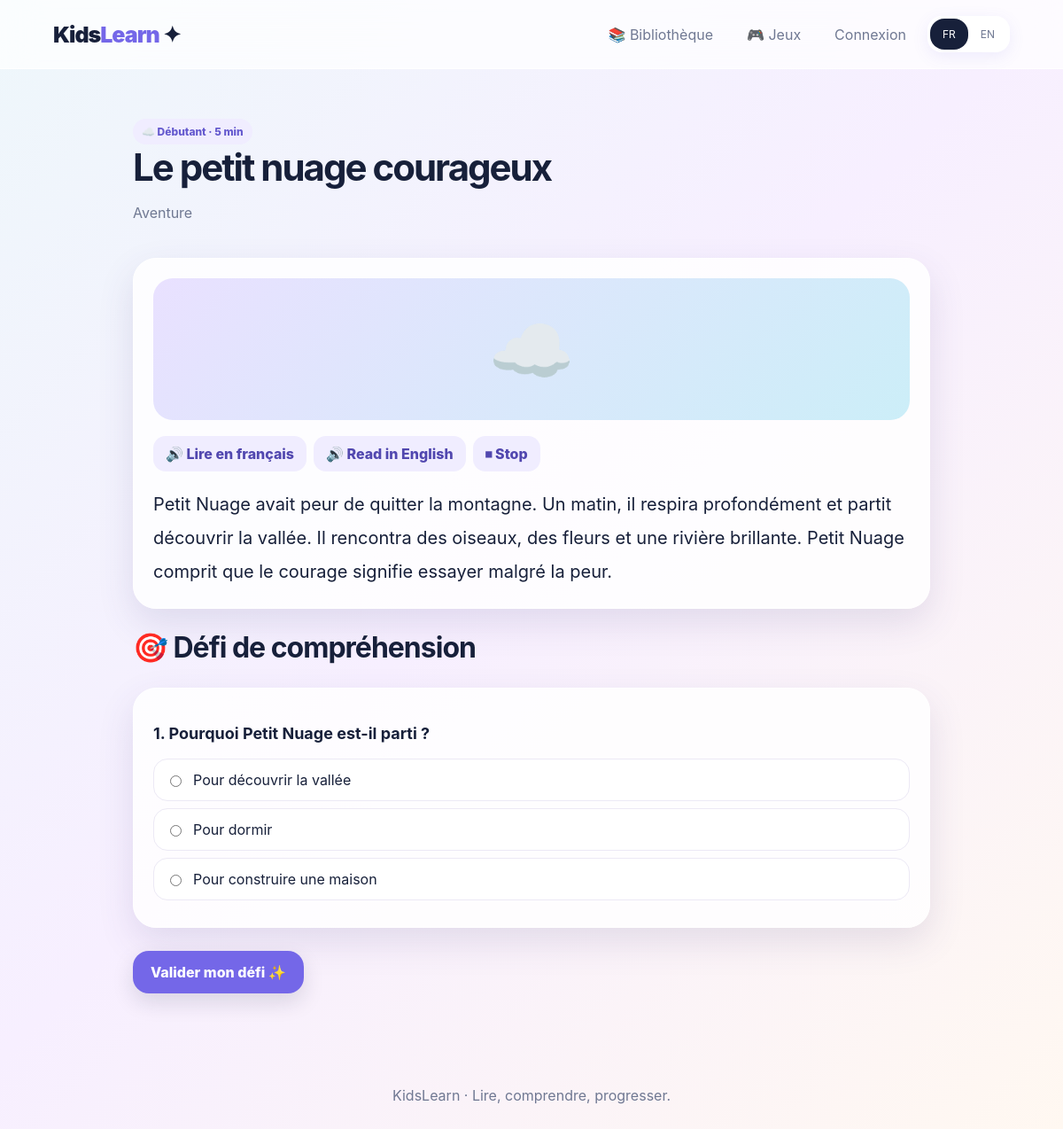
The page /story/1 on the database its author committed.
### tables this page shows
CREATE TABLE stories(
      id INTEGER PRIMARY KEY AUTOINCREMENT,title_fr TEXT NOT NULL,title_en TEXT NOT NULL,
      level TEXT NOT NULL,category TEXT NOT NULL,minutes INTEGER NOT NULL,emoji TEXT NOT NULL,
      text_fr TEXT NOT NULL,text_en TEXT NOT NULL
    );

CREATE TABLE questions(
      id INTEGER PRIMARY KEY AUTOINCREMENT,story_id INTEGER NOT NULL,prompt_fr TEXT NOT NULL,prompt_en TEXT NOT NULL,
      option_a_fr TEXT NOT NULL,option_a_en TEXT NOT NULL,option_b_fr TEXT NOT NULL,option_b_en TEXT NOT NULL,
      option_c_fr TEXT NOT NULL,option_c_en TEXT NOT NULL,answer TEXT NOT NULL,skill TEXT NOT NULL,
      FOREIGN KEY(story_id) REFERENCES stories(id)
    );

### app.py (the view)
@app.get("/story/<int:story_id>")
def story(story_id):
    item=get_story(story_id)
    if not item: return redirect(url_for("library"))
    return render_template("story.html",story=item,questions=get_questions(story_id))

### app.py (called while the page is built)
@app.context_processor
def globals():
    return {"current_lang":session.get("lang","fr"),"langs":LANGS,"user":session.get("user")}

### database.py (called while the page is built)
def get_db():
    conn = sqlite3.connect(DB_PATH)
    conn.row_factory = sqlite3.Row
    return conn

def get_story(story_id):
    conn=get_db(); row=conn.execute("SELECT * FROM stories WHERE id=?",(story_id,)).fetchone(); conn.close()
    return dict(row) if row else None

def get_questions(story_id):
    conn=get_db(); rows=conn.execute("SELECT * FROM questions WHERE story_id=?",(story_id,)).fetchall(); conn.close()
    return [dict(r) for r in rows]

### templates/story.html (shortened to what this page needs)
{% extends "base.html" %}
{% block content %}
<div class="story-page">
<div class="page-head"><span class="tag">{{ story.emoji }} {{ story.level }} · {{ story.minutes }} min</span><h1>{{ story.title_fr if current_lang=="fr" else story.title_en }}</h1><p class="muted">{{ story.category }}</p></div>
<div class="card">
<div class="story-cover">{{ story.emoji }}</div>
<div class="speech-controls">
<button class="small-btn" data-speak="{{ story.text_fr }}" data-lang="fr">🔊 Lire en français</button>
<button class="small-btn" data-speak="{{ story.text_en }}" data-lang="en">🔊 Read in English</button>
<button class="small-btn" onclick="speechSynthesis.cancel()">⏹ Stop</button>
</div>
<div class="story-text">{{ story.text_fr if current_lang=="fr" else story.text_en }}</div>
</div>
<div class="section-title"><h2>🎯 {{ "Défi de compréhension" if current_lang=="fr" else "Comprehension challenge" }}</h2></div>
<form method="post" action="{{ url_for('assessment',story_id=story.id) }}">
{% for q in questions %}
<div class="card question"><h3>{{ loop.index }}. {{ q.prompt_fr if current_lang=="fr" else q.prompt_en }}</h3>
<label class="option"><input type="radio" name="q_{{ q.id }}" value="A" required> {{ q.option_a_fr if current_lang=="fr" else q.option_a_en }}</label>
<label class="option"><input type="radio" name="q_{{ q.id }}" value="B"> {{ q.option_b_fr if current_lang=="fr" else q.option_b_en }}</label>
<label class="option"><input type="radio" name="q_{{ q.id }}" value="C"> {{ q.option_c_fr if current_lang=="fr" else q.option_c_en }}</label></div>
{% endfor %}
<div class="actions"><button class="btn purple">{{ "Valider mon défi" if current_lang=="fr" else "Submit challenge" }} ✨</button></div>
</form>
</div>
{% endblock %}

### static/css/style.css (style rules this page uses)
:root { --ink:#17203a; --muted:#6f7892; --purple:#7467e8; --purple2:#a69cf5; --pink:#f6b7d2; --cream:#fffaf4; --blue:#bde8f7; --card:#ffffffd9; --shadow:0 16px 40px rgba(70,64,120,.13); --radius:26px; }
* { box-sizing:border-box }
body { margin:0;font-family:Inter,ui-sans-serif,system-ui,-apple-system,BlinkMacSystemFont,"Segoe UI",sans-serif;color:var(--ink);background:linear-gradient(135deg,#eef7fb 0%,#f7efff 48%,#fff8f1 100%);min-height:100vh }
button,input,select { font:inherit }
.btn { display:inline-flex;align-items:center;gap:9px;border:0;padding:14px 20px;border-radius:18px;background:var(--ink);color:#fff;font-weight:800;cursor:pointer;box-shadow:0 10px 24px #17203a22 }
.btn.purple { background:var(--purple) }
.actions { display:flex;gap:12px;flex-wrap:wrap;margin-top:26px }
.section-title { display:flex;justify-content:space-between;align-items:end;margin:24px 0 }
.section-title h2 { font-size:32px;margin:0;letter-spacing:-1px }
.muted { color:var(--muted) }
.card { background:var(--card);border:1px solid #fff;border-radius:var(--radius);box-shadow:var(--shadow);padding:22px }
.story-cover { height:160px;border-radius:22px;background:linear-gradient(135deg,#e9e1ff,#cceef8);display:flex;align-items:center;justify-content:center;font-size:78px;margin-bottom:16px }
.tag { display:inline-flex;padding:7px 10px;border-radius:999px;background:#f0edff;color:#6459ce;font-size:12px;font-weight:800 }
.page-head { padding:22px 0 25px }
.page-head h1 { font-size:42px;margin:0 0 8px;letter-spacing:-2px }
.story-page { max-width:900px;margin:auto }
.story-text { font-size:20px;line-height:1.9;white-space:pre-line }
.question { margin-top:26px }
.question h3 { font-size:18px }
.option { display:flex;gap:10px;align-items:center;padding:13px;border:1px solid #ece9f5;border-radius:16px;margin:8px 0;background:#fff;cursor:pointer }
.option input { accent-color:var(--purple) }
.speech-controls { display:flex;gap:8px;flex-wrap:wrap;margin:18px 0 }
.small-btn { border:0;background:#f0edff;padding:10px 14px;border-radius:14px;cursor:pointer;font-weight:800;color:#5147af }

### rows shown on the page
stories: emoji "☁️", level "Débutant", minutes "5", title_fr "Le petit nuage courageux", category "Aventure", text_fr "Petit Nuage avait peur de quitter la montagne. Un matin, il respira profondément et partit découvrir la vallée. Il rencontra des oiseaux, des fleurs et une rivière brillante. Petit Nuage comprit que le courage signifie essayer malgré la peur."
questions: prompt_fr "Pourquoi Petit Nuage est-il parti ?", option_a_fr "Pour découvrir la vallée", option_b_fr "Pour dormir", option_c_fr "Pour construire une maison"

### other values the page prints
{{ 'Bibliothèque' if current_lang=='fr' else 'Library' }} "Bibliothèque"
{{ 'Jeux' if current_lang=='fr' else 'Games' }} "Jeux"
{{ 'Connexion' if current_lang=='fr' else 'Login' }} "Connexion"
{{ "Valider mon défi" if current_lang=="fr" else "Submit challenge" }} "Valider mon défi"
